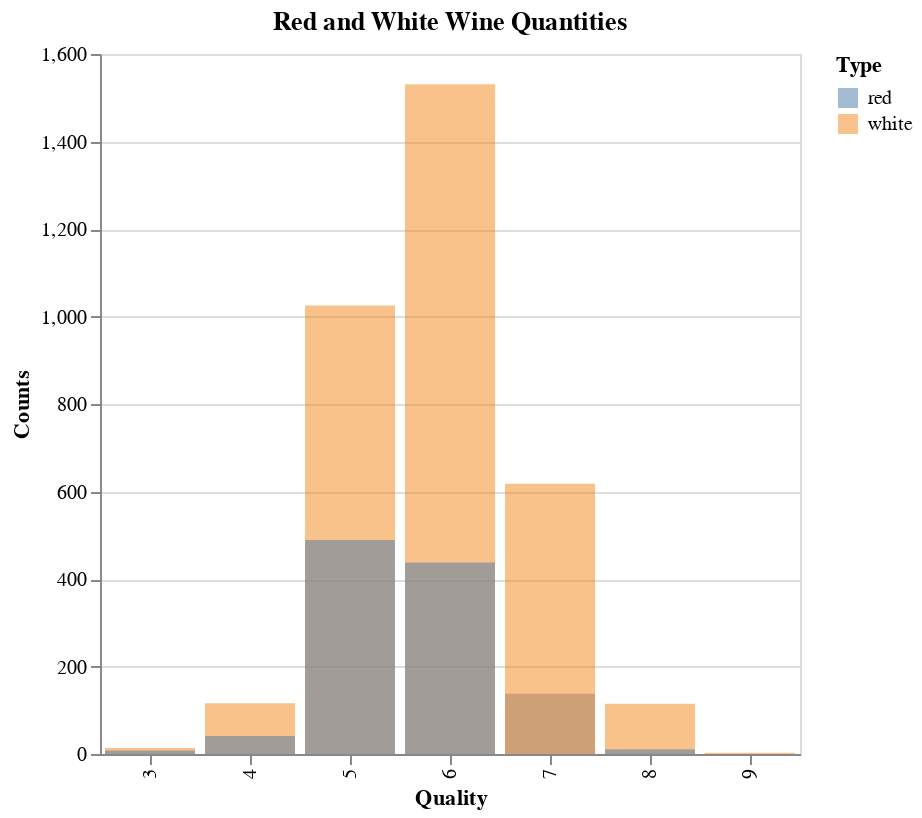

The code cell stored with this chart in its notebook:
### Markdown cell above
This figure shows the distribution of the white and red wine in the dataset:

### Code cell
alt.Chart(train_df, title='Red and White Wine Quantities').mark_bar(opacity=0.5).encode(
    alt.X('quality', title='Quality'),
    alt.Y('count()', title='Counts', stack=False),
    alt.Color('type', title='Type')).properties(width=350, height=350)

### Figure 1 — Vega-Lite specification as saved in the notebook (floating-point values rounded to 4 significant figures; data arrays with more than 128 entries replaced by an {"elided": "..."} marker saying what was removed)
{"config": {"view": {"continuousWidth": 400, "continuousHeight": 300}}, "data": {"name": "data-bbf548faa99721fa6ac3748404bd62f9"}, "mark": {"type": "bar", "opacity": 0.5}, "encoding": {"color": {"type": "nominal", "field": "type", "title": "Type"}, "x": {"type": "nominal", "field": "quality", "title": "Quality"}, "y": {"type": "quantitative", "aggregate": "count", "stack": false, "title": "Counts"}}, "height": 350, "title": "Red and White Wine Quantities", "width": 350, "$schema": "https://vega.github.io/schema/vega-lite/v4.8.1.json", "datasets": {"data-bbf548faa99721fa6ac3748404bd62f9": {"elided": "4547 records"}}}
